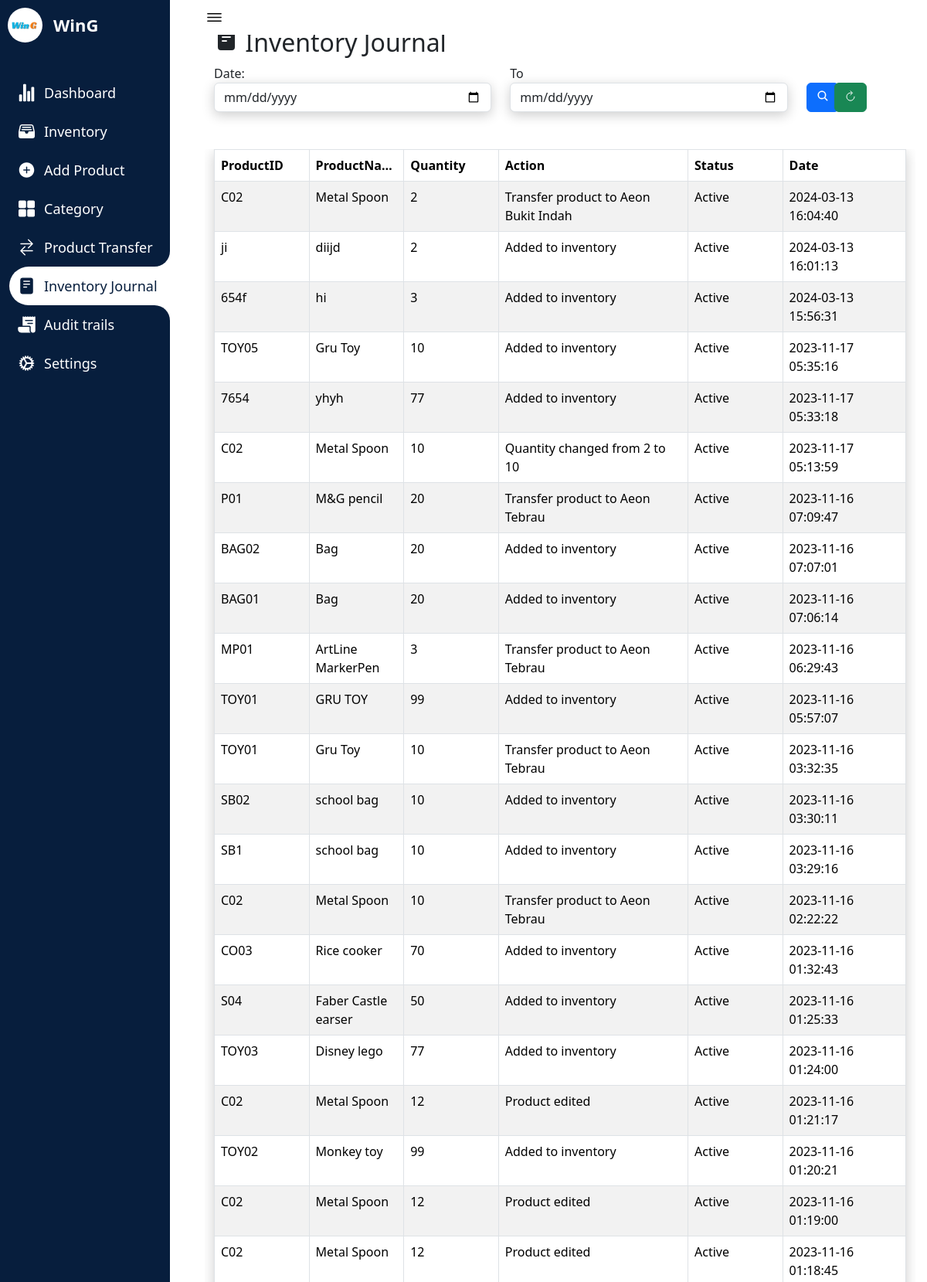
The page /Reports.php (signed in, upper part) on the database its author committed.
### tables this page shows
CREATE TABLE IF NOT EXISTS `companyprofile` (
  `id` int(11) NOT NULL AUTO_INCREMENT,
  `name` varchar(250) NOT NULL,
  `profilepicture` varchar(1000) DEFAULT NULL,
  PRIMARY KEY (`id`)
);

CREATE TABLE IF NOT EXISTS `report` (
  `mainid` int(250) NOT NULL AUTO_INCREMENT,
  `id` varchar(10) NOT NULL,
  `name` varchar(255) NOT NULL,
  `quantity` int(11) NOT NULL,
  `unitprice` decimal(10,2) NOT NULL,
  `description` varchar(255) NOT NULL,
  `category` varchar(255) NOT NULL,
  `status` varchar(250) NOT NULL,
  `image` varchar(250) NOT NULL,
  `variant` varchar(255) NOT NULL,
  `Action` varchar(250) NOT NULL,
  `date` timestamp NOT NULL DEFAULT CURRENT_TIMESTAMP,
  PRIMARY KEY (`mainid`)
);

### Range.php (the view)
<?php
require 'config.php';
if (isset($_POST['search'])) {
    $date1 = date("Y-m-d", strtotime($_POST['date1']));
    $date2 = date("Y-m-d", strtotime($_POST['date2']));
    $reportQuery = mysqli_query($conn, "SELECT * FROM report WHERE STR_TO_DATE(`date`, '%Y-%m-%d') BETWEEN '$date1' AND '$date2' ORDER BY `mainid` ASC") or die(mysqli_error());
    $reportRow = mysqli_num_rows($reportQuery);
    if ($reportRow > 0) {
        while ($reportFetch = mysqli_fetch_array($reportQuery)) {
            ?>
            <tr>
                <td><?php echo $reportFetch['id'] ?></td>
                <td><?php echo $reportFetch['name'] ?></td>
                <td><?php echo $reportFetch['quantity'] ?></td>
                <td><?php echo $reportFetch['Action'] ?></td>
                <td><?php echo $reportFetch['status'] ?></td>
                <td><?php echo $reportFetch['date'] ?></td>
            </tr>
            <?php
        }
    } else {
        echo '
        <tr>
            <td colspan="6"><center>Record Not Found</center></td>
        </tr>';
    }
} else {
    $reportQuery = mysqli_query($conn, "SELECT * FROM report ORDER BY mainid DESC") or die(mysqli_error($conn));
    $reportRow = mysqli_num_rows($reportQuery);
    if ($reportRow > 0) {
        while ($reportFetch = mysqli_fetch_array($reportQuery)) {
            ?>
            <tr>
                <td><?php echo $reportFetch['id'] ?></td>
                <td><?php echo $reportFetch['name'] ?></td>
                <td><?php echo $reportFetch['quantity'] ?></td>
                <td><?php echo $reportFetch['Action'] ?></td>
                <td><?php echo $reportFetch['status'] ?></td>
                <td><?php echo $reportFetch['date'] ?></td>
            </tr>
            <?php
        }
    } else {
        echo '
        <tr>
            <td colspan="6"><center>Record Not Found</center></td>
        </tr>';
    }
}
?>

### Reports.php (shortened to what this page needs)
<?php
require_once "config.php";
$companyId = 1;
$query = "SELECT * FROM companyprofile WHERE id = ?";
$stmt = mysqli_prepare($conn, $query);
mysqli_stmt_bind_param($stmt, "i", $companyId);
mysqli_stmt_execute($stmt);
$result = mysqli_stmt_get_result($stmt);
$companyProfile = mysqli_fetch_assoc($result);
$companyProfileImagePath = $companyProfile['profilepicture'];
$companyName = $companyProfile['name'];
?>
<!DOCTYPE html>
<html lang="en">
<head>
    <link rel="stylesheet" href="testin3.css">
    <link href="https://cdn.jsdelivr.net/npm/bootstrap@5.3.1/dist/css/bootstrap.min.css" rel="stylesheet">
    <link href="https://cdn.jsdelivr.net/npm/bootstrap-icons@1.15.0/font/bootstrap-icons.css" rel="stylesheet">
    <link href="https://cdn.datatables.net/1.10.25/css/dataTables.bootstrap.min.css" rel="stylesheet"/>
</head>
<body>
<nav>
<div class="logo">
<div class="logo-image">
    <?php
    if (!empty($companyProfileImagePath)) {
        echo '<img src="' . $companyProfileImagePath . '" alt="Company Logo" class="logoimage">';
    } else {
        echo '<img src="path/to/placeholder/image.jpg" alt="No Image" style="">';
    }
    ?>
</div>
    <div class="logo-name">
    <?php echo $companyName; ?>
    </div>
</div>
        <div class="menu-items">
            <ul class="navLinks">
            <li class="navList">
    <a href="Dashboard.php">
    <ion-icon name="stats-chart"></ion-icon>
        <span class="links">Dashboard</span>
    </a>
</li>
<li class="navList">
    <a href="Inventory.php">
        <ion-icon name="file-tray-full"></ion-icon>
        <span class="links">Inventory</span>
    </a>
</li>
<li class="navList">
    <a href="Product.php">
        <ion-icon name="add-circle"></ion-icon>
        <span class="links">Add Product</span>
    </a>
</li>
    <li class="navList">
        <a href="Category.php">
            <ion-icon name="grid"></ion-icon>
            <span class="links">Category</span>
        </a>
    </li>
    <li class="navList">
        <a href="Order.php">
        <ion-icon name="swap-horizontal"></ion-icon>
            <span class="links">Product Transfer</span>
        </a>
    </li>
    <li class="navList active">
        <a href="Reports.php">
            <ion-icon name="reader"></ion-icon>
            <span class="links">Inventory Journal</span>
        </a>
    </li>
    <li class="navList">
        <a href="audittrails.php">
        <ion-icon name="receipt"></ion-icon>
            <span class="links">Audit trails</span>
        </a>
    </li>
    <li class="navList">
        <a href="Settings.php">
            <ion-icon name="cog"></ion-icon>
            <span class="links">Settings</span>
        </a>
    </li>
            </ul>
        </div>
    </nav>
    <section class="dashboard">
        <div class="top">
            <ion-icon class="navToggle" name="menu-outline"></ion-icon>
        </div>
        <div class="content-wrapper">
    <div class="container">
        <div class="row">
            <div class="col-md-12">
                <div class="page-header">
                    <h2><ion-icon name="reader"></ion-icon>     Inventory Journal</h2>
                    <form class="form-inline" method="POST" action="">
                        <div class="row">
                            <div class="col-md-5">
                                <label>Date:</label>
                                <input type="date" class="form-control" placeholder="Start" name="date1"
                                    value="<?php echo isset($_POST['date1']) ? $_POST['date1'] : '' ?>" />
                            </div>
                            <div class="col-md-5">
                                <label>To</label>
                                <input type="date" class="form-control" placeholder="End" name="date2"
                                    value="<?php echo isset($_POST['date2']) ? $_POST['date2'] : '' ?>" />
                            </div>
                            <div class="col-md-1">
                            <button class="btn btn-primary" name="search" style="margin-top:24px; "><ion-icon
                                        name="search"></ion-icon></button>
                            </div>
                            <div class="col-md-1">
                            <a href="Reports.php" type="button" class="btn btn-success" style="margin-top:24px; margin-left:-40px;"><ion-icon
                                        name="refresh"></ion-icon></a>
                            </div>
                        </div>
                    </form>
                    <br /><br />
                    <div class="row" id="lightgallery">
                    <div class="table-responsive">
                        <table class="table table-bordered table-striped" >
                            <thead class="alert-info">
                                <tr>
                                <th class="fixed-column">ProductID</th>
                                    <th class="fixed-column">ProductName</th>
                                    <th class="fixed-column">Quantity</th>
                                    <th class="fixed-column-action">Action</th>
                                    <th class="fixed-column">Status</th>
                                    <th class="fixed-column-date">Date</th>
                                </tr>
                            </thead>
                            <tbody>
                                <?php include 'Range.php' ?>
                            </tbody>
                        </table>
                    </div>
                </div>
            </div>
        </div>
    </div>
</div>
</div>
</body>
</html>

### testin3.css (style rules this page uses)
* { margin: 0; padding: 0; box-sizing: border-box; }
:root { --primary-color:#071e3d; --nav-color: #071e3d; --dash-color: #fff; --logo-color: #fff; --text-color: #000; --text-color-light: #333; --white: #fff; --border-color: #ccc; --toggle-color: #fff; --title-icon-color: #fff; --time-03: all 0.3s linear; --time-02: all 0.2s linear; }
body { width: 100%; min-height: 100vh; background-color: var(--dash-color); font-family: 'Poppins', sans-serif; }
nav { position: fixed; top: 0; left: 0; height: 100%; width: 220px; background-color: var(--nav-color); padding: 10px 0 10px 10px; transition: var(--time-03); }
nav .logo { display: flex; align-items: center; }
.logoimage { border-radius:50%; }
nav .logo-image { width: 45px; height: 45px; border-radius: 50%; }
nav .logo-image img { width: 45px; height: 45px; object-fit: cover; }
nav .logo .logo-name { font-size: 22px; font-weight: 600; color: var(--logo-color); margin-left: 14px; white-space: nowrap; transition: var(--time-02); }
nav .menu-items { margin-top: 40px; display: flex; flex-direction: column; height: calc(100% - 90px); justify-content: space-between; }
nav .menu-items li { list-style: none; }
nav .menu-items li a { display: flex; align-items: center; margin-left:-30px; height: 50px; text-decoration: none; }
nav .menu-items li.active a { border-top-left-radius: 25px; border-bottom-left-radius: 25px; position: relative; }
nav .menu-items li a ion-icon { color: var(--white); font-size: 24px; min-width: 45px; }
nav .menu-items li a .links { font-size: 18px; color: var(--white); transition: var(--time-02); }
nav .menu-items li.active a { background-color: var(--dash-color); }
nav .menu-items li.active a:before { content: ''; position: absolute; width: 40px; height: 40px; right: 0; top: -40px; border-radius: 50%; box-shadow: 20px 20px var(--dash-color); pointer-events: none; }
nav .menu-items li.active a:after { content: ''; position: absolute; width: 40px; height: 40px; right: 0; bottom: -40px; border-radius: 50%; box-shadow: 20px -20px var(--dash-color); pointer-events: none; }
nav .menu-items li.active a .links { color: var(--primary-color); }
nav .menu-items li.active a ion-icon { color: var(--primary-color); }
.dashboard { position: relative; left: 250px; width: calc(100% - 250px); min-height: 100vh; background-color: var(--dash-color); padding: 10px 15px; transition: var(--time-03); }
.dashboard .top { position: fixed; background-color: var(--dash-color); display: flex; justify-content: space-between; align-items: center; left: 250px; top: 0; padding: 10px 15px; width: calc(100% - 250px); transition: var(--time-03); z-index: 100; }
.dashboard .top .navToggle { font-size: 25px; color: var(--text-color); cursor: pointer; }
.container { padding:1%; background-color: white; margin-top:5%; transition: border-radius 0.5s cubic-bezier(0.175, 0.885, 0.32, 1.275); }
.content-wrapper { margin-top:-30px; }
.dashboard .content-wrapper { top: 0; transition: var(--time-03); }
.fixed-column { width: 100px; max-width: 100px; overflow: hidden; white-space: nowrap; text-overflow: ellipsis; }
.fixed-column-action { width: 200px; max-width: 200px; overflow: hidden; white-space: nowrap; text-overflow: ellipsis; }
.fixed-column-date { width:130px; max-width: 130px; overflow: hidden; white-space: nowrap; text-overflow: ellipsis; }
input { box-shadow: 0 4px 16px rgba(0, 0, 0, 0.2); }
table { box-shadow: 0 4px 16px rgba(0, 0, 0, 0.2); }

### rows shown on the page
companyprofile: profilepicture (picture), name "WinG"
report: id "C02", name "Metal Spoon", quantity "2", Action "Transfer product to Aeon Bukit Indah", status "Active", date "2024-03-13 16:04:40"
report: id "ji", name "diijd", quantity "2", Action "Added to inventory", status "Active", date "2024-03-13 16:01:13"
report: id "654f", name "hi", quantity "3", Action "Added to inventory", status "Active", date "2024-03-13 15:56:31"
report: id "TOY05", name "Gru Toy", quantity "10", Action "Added to inventory", status "Active", date "2023-11-17 05:35:16"
report: id "7654", name "yhyh", quantity "77", Action "Added to inventory", status "Active", date "2023-11-17 05:33:18"
report: id "C02", name "Metal Spoon", quantity "10", Action "Quantity changed from 2 to 10", status "Active", date "2023-11-17 05:13:59"
report: id "P01", name "M&G pencil", quantity "20", Action "Transfer product to Aeon Tebrau", status "Active", date "2023-11-16 07:09:47"
report: id "BAG02", name "Bag", quantity "20", Action "Added to inventory", status "Active", date "2023-11-16 07:07:01"
report: id "BAG01", name "Bag", quantity "20", Action "Added to inventory", status "Active", date "2023-11-16 07:06:14"
report: id "MP01", name "ArtLine MarkerPen", quantity "3", Action "Transfer product to Aeon Tebrau", status "Active", date "2023-11-16 06:29:43"
report: id "TOY01", name "GRU TOY", quantity "99", Action "Added to inventory", status "Active", date "2023-11-16 05:57:07"
report: id "TOY01", name "Gru Toy", quantity "10", Action "Transfer product to Aeon Tebrau", status "Active", date "2023-11-16 03:32:35"
report: id "SB02", name "school bag", quantity "10", Action "Added to inventory", status "Active", date "2023-11-16 03:30:11"
report: id "SB1", name "school bag", quantity "10", Action "Added to inventory", status "Active", date "2023-11-16 03:29:16"
report: id "C02", name "Metal Spoon", quantity "10", Action "Transfer product to Aeon Tebrau", status "Active", date "2023-11-16 02:22:22"
report: id "CO03", name "Rice cooker", quantity "70", Action "Added to inventory", status "Active", date "2023-11-16 01:32:43"
report: id "S04", name "Faber Castle earser", quantity "50", Action "Added to inventory", status "Active", date "2023-11-16 01:25:33"
report: id "TOY03", name "Disney lego", quantity "77", Action "Added to inventory", status "Active", date "2023-11-16 01:24:00"
report: id "C02", name "Metal Spoon", quantity "12", Action "Product edited", status "Active", date "2023-11-16 01:21:17"
report: id "TOY02", name "Monkey toy", quantity "99", Action "Added to inventory", status "Active", date "2023-11-16 01:20:21"
report: id "C02", name "Metal Spoon", quantity "12", Action "Product edited", status "Active", date "2023-11-16 01:19:00"
report: id "C02", name "Metal Spoon", quantity "12", Action "Product edited", status "Active", date "2023-11-16 01:18:45"
